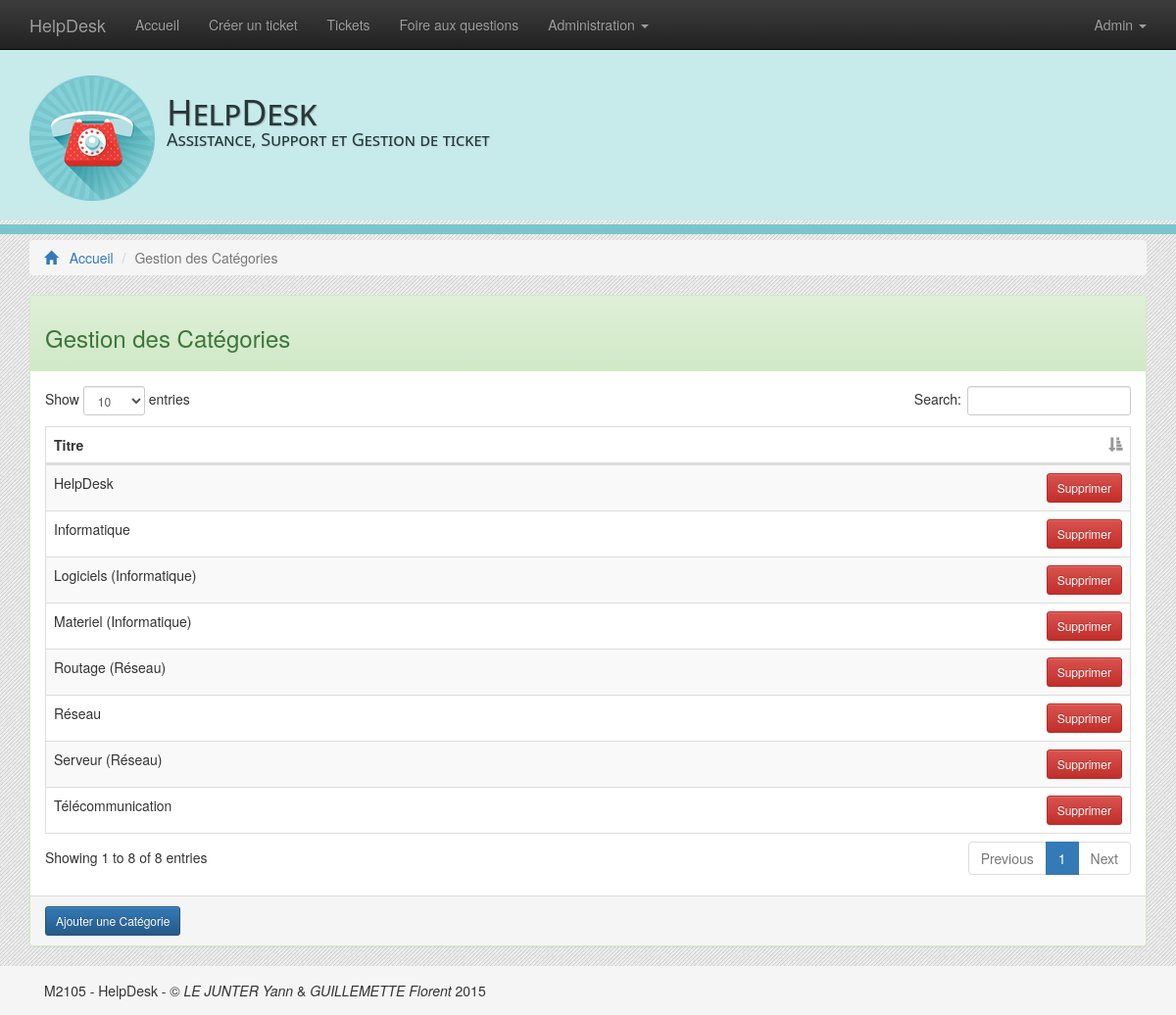
The app's page /adm_cat.php (signed in) with its own data.
### tables this page shows
CREATE TABLE IF NOT EXISTS `categorie` (
  `id` int(11) NOT NULL AUTO_INCREMENT,
  `libelle` varchar(100) NOT NULL,
  `idCategorie` int(11) DEFAULT NULL,
  PRIMARY KEY (`id`),
  KEY `idCategorie` (`idCategorie`)
);

### include/function/adm_cat.php (the view, shortened to what this page needs)
<?php
function liste_cat(){
	$db = BDD();
	$req_list = $db -> prepare('SELECT * FROM categorie');
	$req_list -> execute(array());
	while ($reponse_liste = $req_list->fetch()){
		if (empty($reponse_liste['idCategorie'])){
			$libelle = $reponse_liste['libelle'];
		}else{
			$req_pa = $db -> prepare('SELECT libelle FROM  categorie WHERE id = :idCategorie');
			$req_pa -> execute(array('idCategorie' => $reponse_liste['idCategorie']));
			$reponse = $req_pa->fetch();
			$libelle = $reponse_liste['libelle'].' ('.$reponse['libelle'].')';
		}
?>
			<tr>
				<td><?php echo $libelle;?><span style="float:right;"><a  type="button" class="btn btn-danger btn-sm" href="adm_del.php?cat=<?php echo $reponse_liste['id'];?>">Supprimer</a></span></td>
			</tr>
<?php
	}
}
?>

### css/style.css (style rules this page uses)
body { background-repeat: repeat; background-size: auto auto; background-image:url(../img/theme/bg4.png); padding-top: 50px; padding-bottom:50px; }
html { position: relative; min-height: 100%; }

### records on screen
categorie: libelle "Réseau"
categorie: libelle "Télécommunication"
categorie: libelle "Informatique"
categorie: libelle "HelpDesk"
categorie: libelle "Routage (Réseau)"
categorie: libelle "Serveur (Réseau)"
categorie: libelle "Materiel (Informatique)"
categorie: libelle "Logiciels (Informatique)"

### other values on screen
$username "Admin"
$title "Gestion des Catégories"
